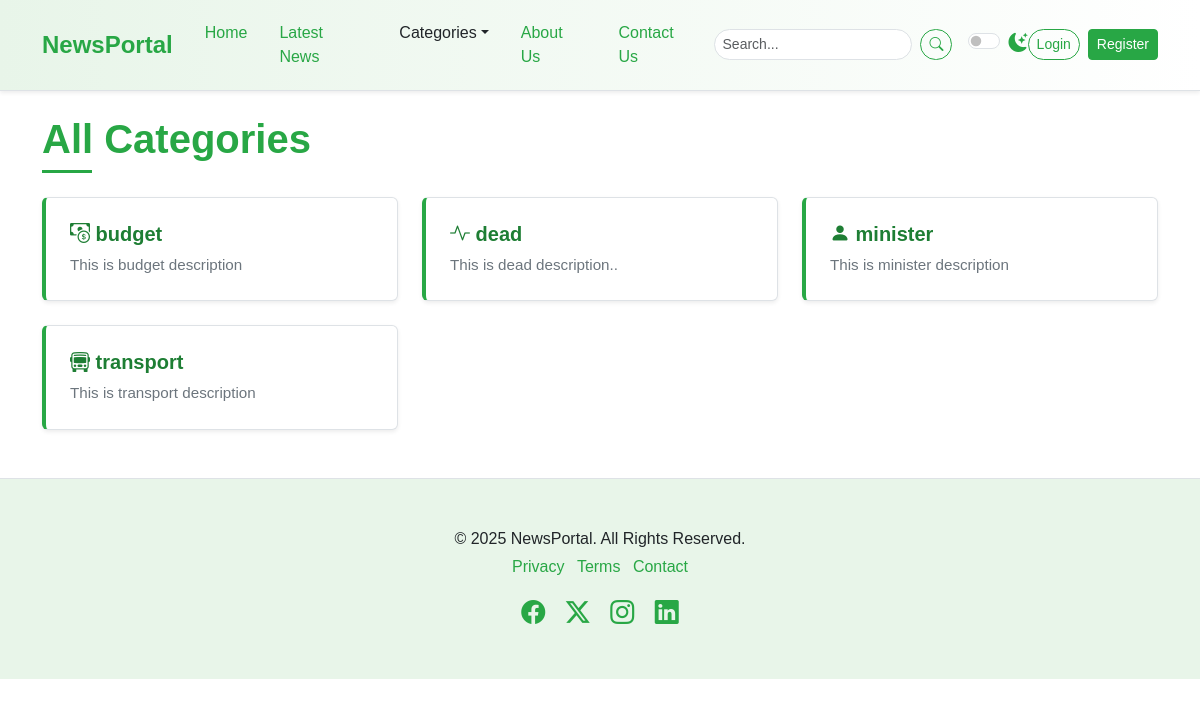
The page /category-list/ on the database as committed earlier.
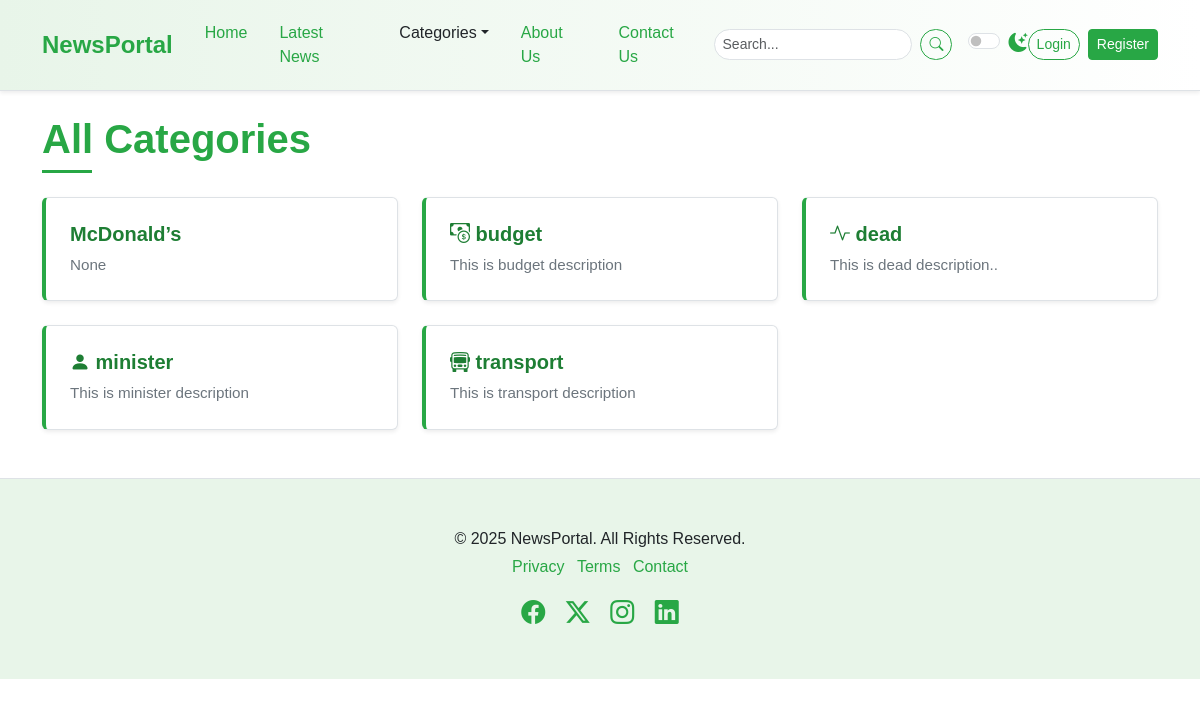
The same page on the database as committed later.
### newspaper/models.py (models this page shows, shortened)
class TimeStampModel(models.Model):
    created_at = models.DateTimeField(auto_now_add=True)
    updated_at = models.DateTimeField(auto_now=True)
    class Meta:
        abstract = True  # Don't create table in DB

class Category(TimeStampModel):
    name = models.CharField(max_length=100)
    icon = models.CharField(max_length=100, null=True, blank=True)
    description = models.TextField(null=True, blank=True)
    class Meta:
        ordering = ["name"]  # Category.objects.all()
        verbose_name = "categories"
        verbose_name_plural = "Categories"  # Add this line

### newspaper/views.py (the view)
# urls.py: path("category-list/", views.CategoryListView.as_view(), name="category-list"),
class CategoryListView(ListView):
    model = Category
    template_name = "newsportal/categories.html"
    context_object_name = "categories"

### newspaper/navbar.py (called while the page is built)
def navigation(request):
    categories = Category.objects.all()[:4]
    return {"categories": categories}

### templates/newsportal/categories.html
{% extends "newsportal/base.html" %} {% block content %}
<div class="container mt-4 mb-5">
    <h1 class="mb-4 section-title"><span>All Categories</span></h1>
    <div class="row row-cols-1 row-cols-md-2 row-cols-lg-3 g-4">
        {% for category in categories %}
        <div class="col">
            <div class="card h-100 shadow-sm list-item-card">
                <div class="card-body">
                    <h5 class="card-title">
                        <a href="{% url 'post-by-category' category.id %}"><i class="{{ category.icon }}"> </i>{{ category.name }}</a>
                    </h5>
                    <p class="card-text">{{ category.description }}</p>
                </div>
            </div>
        </div>
        {% endfor %}
    </div>
</div>
{% endblock content %}

Rows that differ between the two databases and show on the page:
added Category: name "McDonald’s", description "None"
